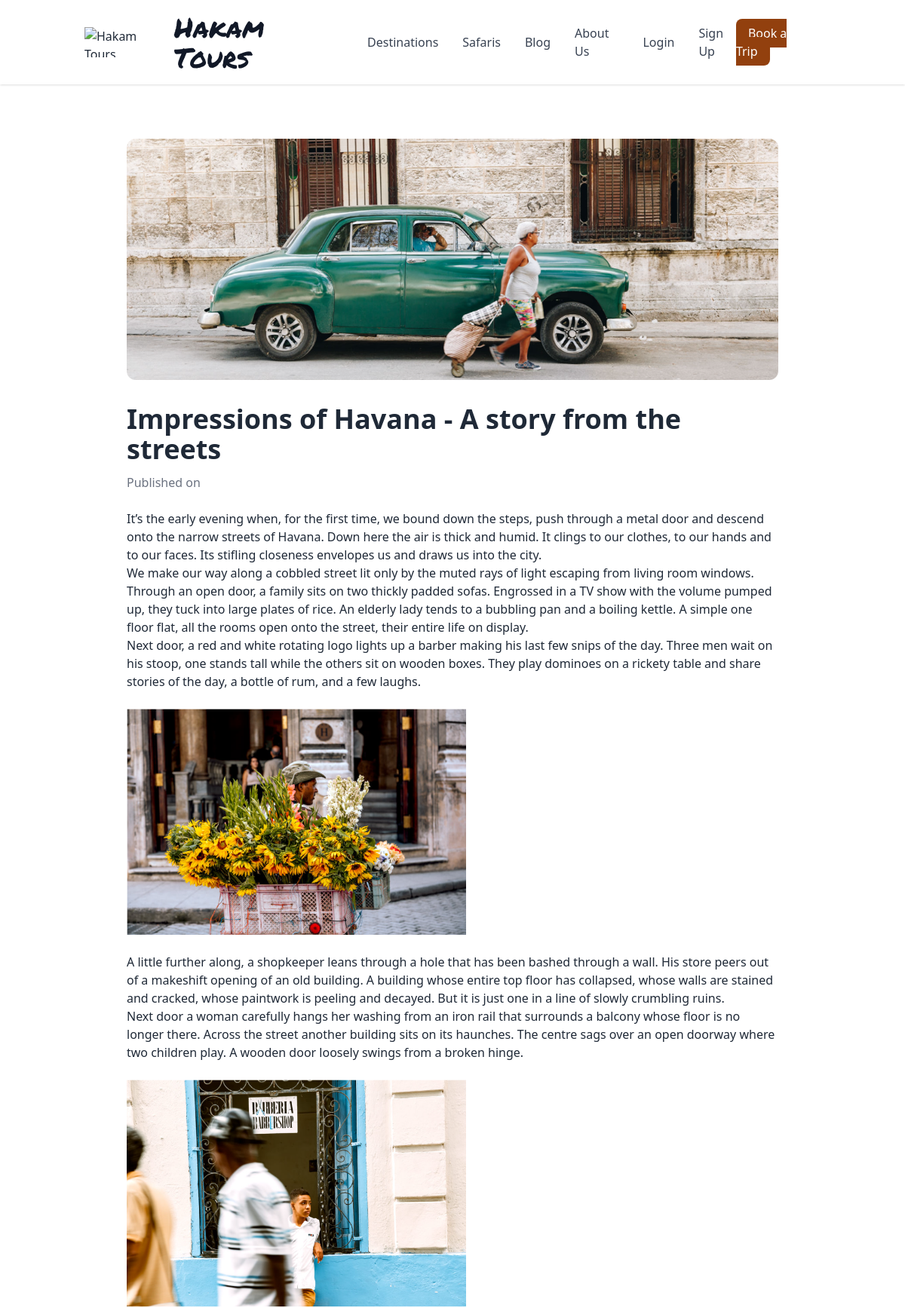
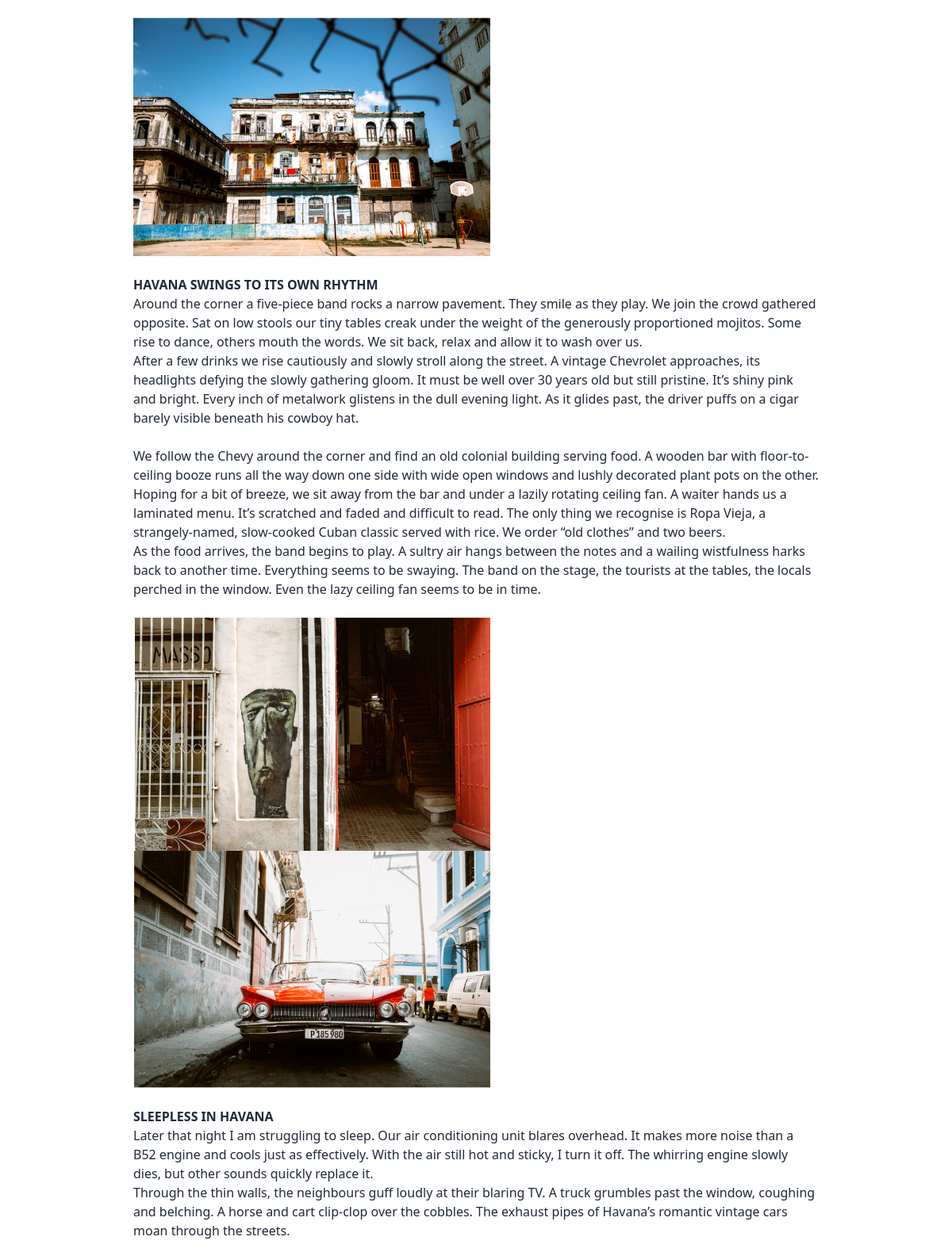
Page /blog/impressions-of-havana-a-story-from-the-streets/ (upper part) on the committed database (2 pictures, top to bottom).
### blog/models.py (models this page shows, shortened)
class BlogPost(models.Model):
    title = models.CharField(max_length=200)
    slug = models.SlugField(unique=True, blank=True)
    excerpt = models.TextField(
        help_text="A short summary for previews", blank=True
    )
    cover_image = models.ImageField(upload_to="blog/covers/", blank=True, null=True)
    content = RichTextUploadingField(   # ✅ allows image uploads inside content
        help_text="Main article body (rich-text editor with image upload support)"
    )
    gallery_images = models.ManyToManyField(
        "BlogImage",
        related_name="posts",
        blank=True,
        help_text="Additional inline images for the article"
    )
    published_at = models.DateTimeField(auto_now_add=True)
    updated_at = models.DateTimeField(auto_now=True)
    class Meta:
        ordering = ["-published_at"]

### blog/views.py (the view)
# urls.py: path("<slug:slug>/", views.blog_detail, name="blog_detail"),
def blog_detail(request, slug):
    post = get_object_or_404(BlogPost, slug=slug)
    return render(request, "blog/blog_detail.html", {"post": post})

### templates/blog/blog_detail.html (shortened to what this page needs)
{% extends "base.html" %}
{% block content %}
<div class="max-w-4xl mx-auto px-4 py-10">
  {% if post.cover_image %}
    <div class="rounded-xl overflow-hidden mb-8">
      <img src="{{ post.cover_image.url }}" alt="{{ post.title }}" class="w-full h-80 object-cover">
    </div>
  {% endif %}
  <h1 class="text-4xl font-bold text-gray-800 mb-3">{{ post.title }}</h1>
  <p class="text-gray-500 mb-6">Published on {{ post.created_at|date:"F j, Y" }}</p>
  <div class="prose max-w-none mb-10">
    {{ post.content|safe }}
  </div>
</div>
{% endblock %}

### rows in the picture
BlogPost: cover_image (picture), title "Impressions of Havana - A story from the streets", content "It’s the early evening when, for the first time, we bound down the steps, push through a metal door and descend onto the narrow streets of Havana. Down here the air is thick and humid. It clings to our clothes, to our hands and to our faces. Its stifling closeness envelopes us and draws us into the city. We make our way along a cobbled street lit only by the muted rays of light escaping from living room windows. Through an open door, a family sits on two thickly padded sofas. Engrossed in a TV show with the volume pumped up, they tuck into large plates of rice. An elderly lady tends to a bubbling pan and a boiling kettle. A simple one floor flat, all the rooms open onto the street, their…", content (picture)
